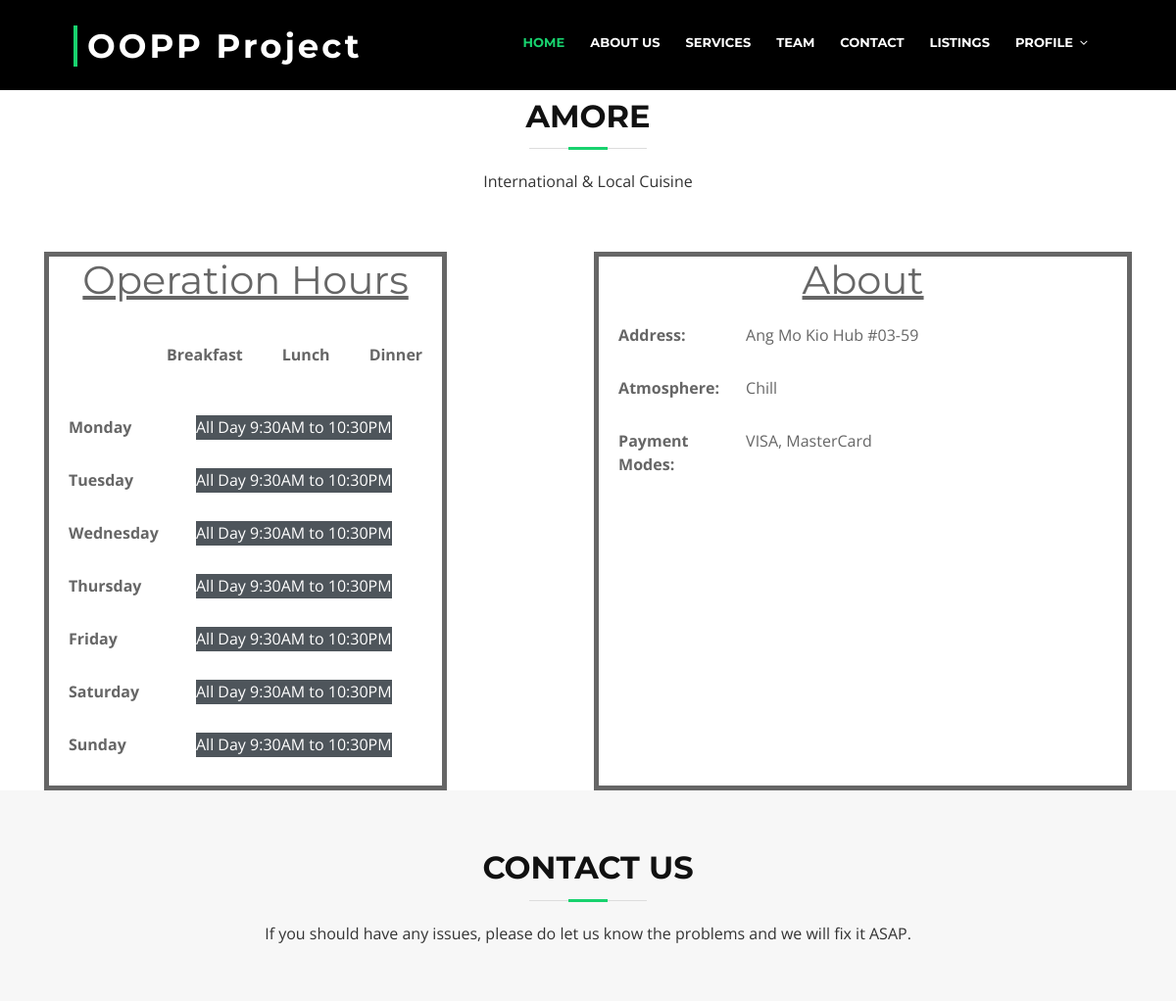
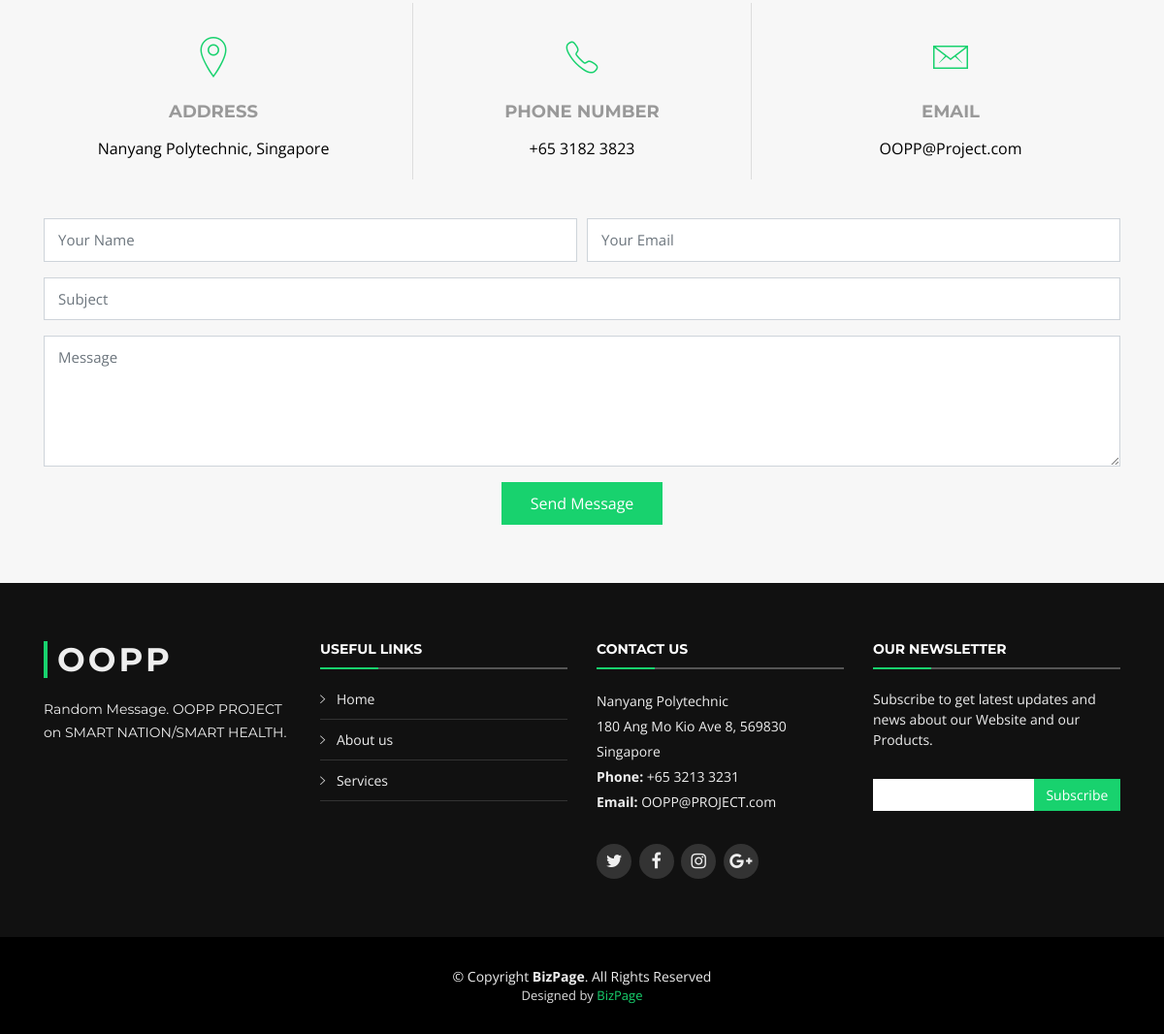
/listings/Amore, run on the app's committed database (2 pictures, top to bottom).
### list.py (models this page shows)
class Listing(db.Model):
    id = db.Column(db.Integer, primary_key=True)
    name = db.Column(db.String(15), unique=True)
    description = db.Column(db.String(500))
    hoursMon = db.Column(db.String(50))
    hoursTues = db.Column(db.String(50))
    hoursWed = db.Column(db.String(50))
    hoursThurs = db.Column(db.String(50))
    hoursFri = db.Column(db.String(50))
    hoursSat = db.Column(db.String(50))
    hoursSun = db.Column(db.String(50))
    address = db.Column(db.String(100))
    atmosphere = db.Column(db.String(25))
    paymentMode = db.Column(db.String(20))

### list.py (the view)
@app.route('/listings/<shopname>')
def shop(shopname):
    shop = Listing.query.filter_by(name=shopname).first()
    return render_template('Shop.html', shop=shop)

### templates/Shop.html (shortened to what this page needs)
<!DOCTYPE html>
<html lang="en">
<head>
  <link href="/static/bootstrap.min.css" rel="stylesheet">
  <link href="/static/font-awesome.min.css" rel="stylesheet">
  <link href="/static/animate.min.css" rel="stylesheet">
  <link href="/static/ionicons.min.css" rel="stylesheet">
  <link href="/static/owl.carousel.min.css" rel="stylesheet">
  <link href="/static/lightbox.min.css" rel="stylesheet">
  <link href="/static/create.css" rel="stylesheet">
  <link href="/static/style.css" rel="stylesheet">
</head>
<body>
<section id="nav-bar">
  <header id="header" style="background: black">
    <div class="container-fluid">
      <div id="logo" class="pull-left">
        <h1><a href="#intro" class="scrollto">OOPP Project</a></h1>
      </div>
      <nav id="nav-menu-container">
        <ul class="nav-menu">
          <li class="menu-active"><a href="index.html#intro">Home</a></li>
          <li><a href="index.html#about">About Us</a></li>
          <li><a href="index.html#services">Services</a></li>
          <li><a href="index.html#team">Team</a></li>
          <li><a href="index.html#contact">Contact</a></li>
            <li><a href="listings.html">Listings</a></li>
            <li class="menu-has-children"><a href="">Profile</a>
          </li>
        </ul>
      </nav>
    </div>
  </header>
</section>
    <section id="listings" style="padding-top: 100px;">
        <div class="container">
        <header class="section-header">
          <h3>{{ shop.name }}</h3>
          <p>{{ shop.description }}</p>
        </header>
            <div class="BigContainer" style="display: flex;">
            <div class="About" style="width: 500px; border-style: solid; border-width: 5px;">
                <div class="Description">
                    <b><u><h1 style="text-align: center;">Operation Hours</h1></u></b>
                </div>
                <div class="Hours" style="display: flex; padding-left: 100px;">
                    <div style="padding: 20px;"><b><p>Breakfast</p></b></div>
                    <div style="padding: 20px;"><b><p>Lunch</p></b></div>
                    <div style="padding: 20px;"><b><p>Dinner</p></b></div>
                </div>
                <div style="display: flex;">
                    <div><b><p style="padding-left:20px; width: 100px;">Monday</p></b></div>
                    <div style="background-color: #4e555b; display: block; margin-left: 50px; height:25px;"><p style="color: white">{{ shop.hoursMon }}</p></div>
                </div>
                <div style="display: flex;">
                    <div><b><p style="padding-left:20px; width: 100px;">Tuesday</p></b></div>
                    <div style="background-color: #4e555b; display: block; margin-left: 50px; height:25px;"><p style="color: white">{{ shop.hoursTues }}</p></div>
                </div>
                <div style="display: flex;">
                    <div><b><p style="padding-left:20px; width: 100px;">Wednesday</p></b></div>
                    <div style="background-color: #4e555b; display: block; margin-left: 50px; height:25px;"><p style="color: white">{{ shop.hoursWed }}</p></div>
                </div>
                <div style="display: flex;">
                    <div><b><p style="padding-left:20px; width: 100px;">Thursday</p></b></div>
                    <div style="background-color: #4e555b; display: block; margin-left: 50px; height:25px;"><p style="color: white">{{ shop.hoursThurs }}</p></div>
                </div>
                <div style="display: flex;">
                    <div><b><p style="padding-left:20px; width: 100px;">Friday</p></b></div>
                    <div style="background-color: #4e555b; display: block; margin-left: 50px; height:25px;"><p style="color: white">{{ shop.hoursFri }}</p></div>
                </div>
                <div style="display: flex;">
                    <div><b><p style="padding-left:20px; width: 100px;">Saturday</p></b></div>
                    <div style="background-color: #4e555b; display: block; margin-left: 50px; height:25px;"><p style="color: white">{{ shop.hoursSat }}</p></div>
                </div>
                <div style="display: flex;">
                    <div><b><p style="padding-left:20px; width: 100px;">Sunday</p></b></div>
                    <div style="background-color: #4e555b; display: block; margin-left: 50px; height:25px;"><p style="color: white">{{ shop.hoursSun }}</p></div>
                </div>
            </div>
            <div class="NextToAbout" style="margin-left: 150px; width: 900px; border-style: solid; border-width: 5px;">
                <div class="Description">
                    <b><u><h1 style="text-align: center">About</h1></u></b>
                </div>
                <div style="display: flex;">
                    <div class="Address" style="padding-left: 20px; width:100px;"><b><p>Address:</p></b></div>
                    <div><p style="margin-left: 50px;">{{ shop.address }}</p></div>
                </div>
                <div style="display: flex;">
                    <div class="Atmosphere" style="padding-left: 20px; width:100px;"><b><p>Atmosphere:</p></b></div>
                    <div><p style="margin-left: 50px;">{{ shop.atmosphere }}</p></div>
                </div>
                <div style="display: flex;">
                    <div class="Payment" style="padding-left: 20px; width:100px;"><b><p>Payment Modes:</p></b></div>
                    <div><p style="margin-left: 50px;">{{ shop.paymentMode }}</p></div>
                </div>
            </div>
       </div>
        </div>
    </section>
    <section id="contact" class="section-bg wow fadeInUp">
      <div class="container">
        <div class="section-header">
          <h3>Contact Us</h3>
          <p>If you should have any issues, please do let us know the problems and we will fix it ASAP.</p>
        </div>
        <div class="row contact-info">
          <div class="col-md-4">
            <div class="contact-address">
              <i class="ion-ios-location-outline"></i>
              <h3>Address</h3>
              <address>Nanyang Polytechnic, Singapore</address>
            </div>
          </div>
          <div class="col-md-4">
            <div class="contact-phone">
              <i class="ion-ios-telephone-outline"></i>
              <h3>Phone Number</h3>
              <p>+65 3182 3823</p>
            </div>
          </div>
          <div class="col-md-4">
            <div class="contact-email">
              <i class="ion-ios-email-outline"></i>
              <h3>Email</h3>
              <p><a href="mailto:info@example.com">OOPP@Project.com</a></p>
            </div>
          </div>
        </div>
        <div class="form">
          <form action="" method="post" role="form" class="contactForm">
            <div class="form-row">
              <div class="form-group col-md-6">
                <input type="text" name="name" class="form-control" id="name" placeholder="Your Name" data-rule="minlen:4" data-msg="Please enter at least 4 chars" />
              </div>
              <div class="form-group col-md-6">
                <input type="email" class="form-control" name="email" id="email" placeholder="Your Email" data-rule="email" data-msg="Please enter a valid email" />
              </div>
            </div>
            <div class="form-group">
              <input type="text" class="form-control" name="subject" id="subject" placeholder="Subject" data-rule="minlen:4" data-msg="Please enter at least 8 chars of subject" />
            </div>
            <div class="form-group">
              <textarea class="form-control" name="message" rows="5" data-rule="required" data-msg="Please write something for us" placeholder="Message"></textarea>
            </div>
            <div class="text-center"><button type="submit">Send Message</button></div>
          </form>
        </div>
      </div>
    </section>
  <footer id="footer">
    <div class="footer-top">
      <div class="container">
        <div class="row">
          <div class="col-lg-3 col-md-6 footer-info">
            <h3>OOPP</h3>
            <p>Random Message. OOPP PROJECT on SMART NATION/SMART HEALTH.</p>
          </div>
          <div class="col-lg-3 col-md-6 footer-links">
            <h4>Useful Links</h4>
            <ul>
              <li><i class="ion-ios-arrow-right"></i> <a href="#">Home</a></li>
              <li><i class="ion-ios-arrow-right"></i> <a href="#about">About us</a></li>
              <li><i class="ion-ios-arrow-right"></i> <a href="#services">Services</a></li>
            </ul>
          </div>
          <div class="col-lg-3 col-md-6 footer-contact">
            <h4>Contact Us</h4>
            <p>
              Nanyang Polytechnic<br>
              180 Ang Mo Kio Ave 8, 569830<br>
              Singapore <br>
              <strong>Phone:</strong> +65 3213 3231<br>
              <strong>Email:</strong> OOPP@PROJECT.com<br>
            </p>
            <div class="social-links">
              <a href="#" class="twitter"><i class="fa fa-twitter"></i></a>
              <a href="#" class="facebook"><i class="fa fa-facebook"></i></a>
              <a href="#" class="instagram"><i class="fa fa-instagram"></i></a>
              <a href="#" class="google-plus"><i class="fa fa-google-plus"></i></a>
            </div>
          </div>
          <div class="col-lg-3 col-md-6 footer-newsletter">
            <h4>Our Newsletter</h4>
            <p>Subscribe to get latest updates and news about our Website and our Products.</p>
            <form action="" method="post">
              <input type="email" name="email"><input type="submit"  value="Subscribe">
            </form>
          </div>
        </div>
      </div>
    </div>
    <div class="container">
      <div class="copyright">
        &copy; Copyright <strong>BizPage</strong>. All Rights Reserved
      </div>
      <div class="credits">
        Designed by <a href="https://bootstrapmade.com/">BizPage</a>
      </div>
    </div>
  </footer>
</body>
</html>

### data on the page
Listing: name "AMORE", description "International & Local Cuisine", hoursMon "All Day 9:30AM to 10:30PM", hoursTues "All Day 9:30AM to 10:30PM", hoursWed "All Day 9:30AM to 10:30PM", hoursThurs "All Day 9:30AM to 10:30PM", hoursFri "All Day 9:30AM to 10:30PM", hoursSat "All Day 9:30AM to 10:30PM", hoursSun "All Day 9:30AM to 10:30PM", address "Ang Mo Kio Hub #03-59", atmosphere "Chill", paymentMode "VISA, MasterCard"
